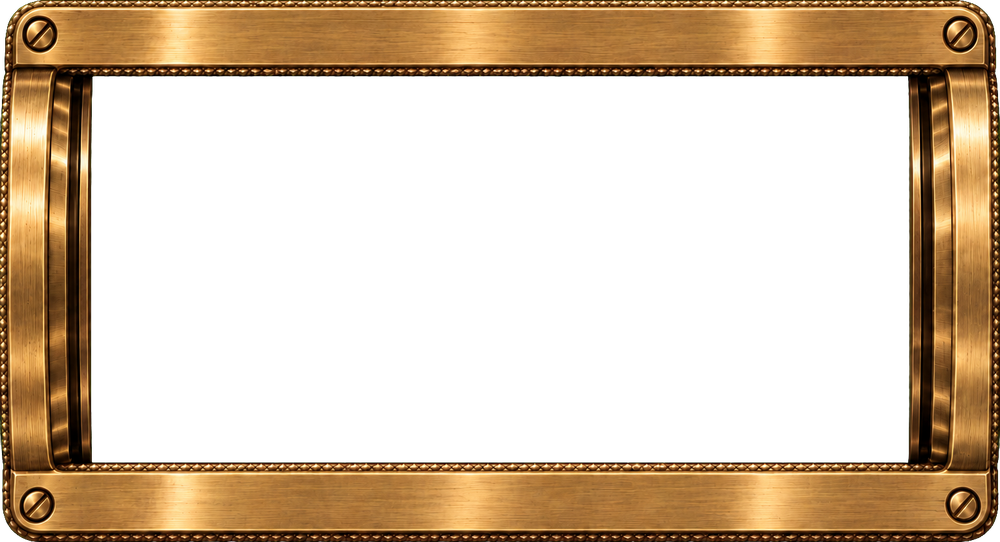
#> input picture .impeccable/assets/large/drum-housing-raw-keyed.png, 1000 x 542 px, shrunk from 1536 x 832 before the run
$ python measure-figures.py ../.impeccable/assets/large/drum-housing-raw-keyed.png ../.impeccable/assets/large/brass-grain-night.png
#> lines starting #> are read from the running program, lines starting #| are printed output that depends on the picture
import sys
from PIL import Image

path, finish = sys.argv[1], sys.argv[2]
boxes = [tuple(int(v) for v in arg.split(",")) for arg in sys.argv[3:]]
image = Image.open(path).convert("RGB")
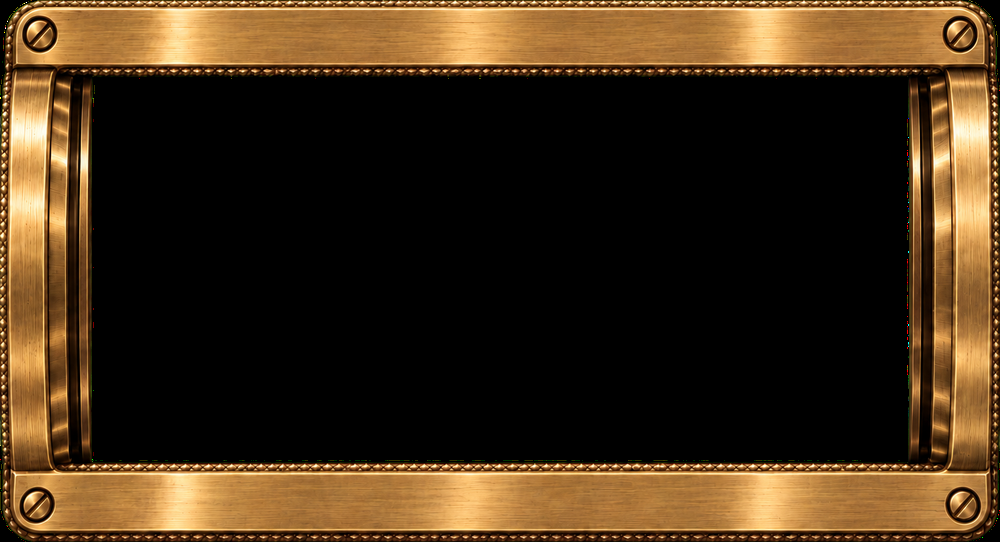
#> image: PIL image 1000x542 RGB; mean R, G, B 65.7, 46.6, 24.6
px = image.load()
night = finish == "night"


def figure(p):
    return (p[1] > 160 and p[1] > p[2] + 15) if night else min(p) > 200


for x0, y0, x1, y1 in boxes:
    rows = [y for y in range(y0, y1) if sum(1 for x in range(x0, x1) if figure(px[x, y])) >= 2]
    cols = [x for x in range(x0, x1) if sum(1 for y in range(y0, y1) if figure(px[x, y])) >= 2]
    print(f"{path.split('/')[-1]} box {x0},{y0},{x1},{y1}: figure height {rows[-1] - rows[0] + 1} px, width {cols[-1] - cols[0] + 1} px")
